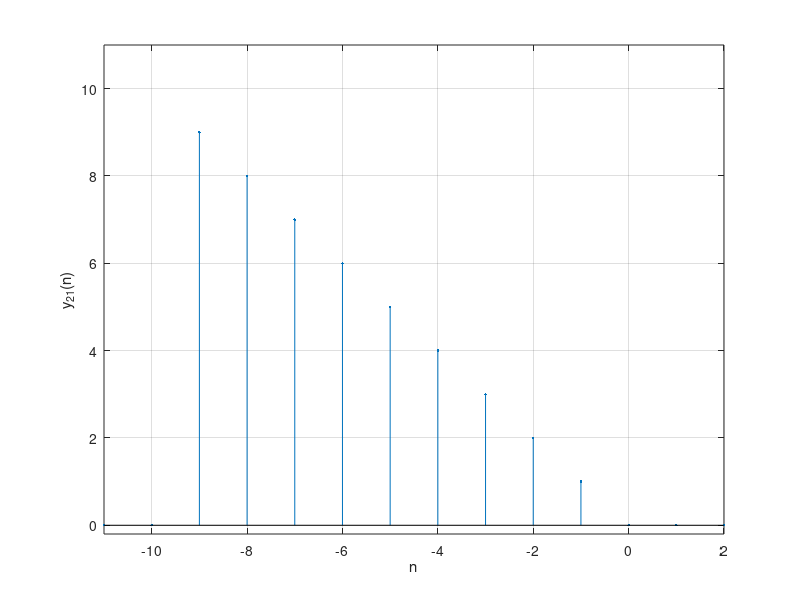

MATLAB code to generate this figure: (Note: this script raises an error after producing the figure.)
n=-11:11;%计算时间序号
RN=(n>=0)&(n<10); %产生矩形脉冲序列
x21=n.*RN;

y21=fliplr(x21);% 翻转 x21 序列
figure;stem(n,y21,'.')
axis([-11 2 -0.2 11])
xlabel('n');
ylabel('y_{21}(n)');
grid on;


y211= sigshift (y21,2,23);% 对 y21 序列进行移位
y22 = (y211(1:end-2) + x21) .* (n >= -2);
figure;stem(n, y22,'.')
axis([-3 10 -0.2 11])
xlabel('n');
ylabel('y_{22}(n)');
grid on;


n = -11:56;
% 对序列进行移位
x211 = sigshift (x21,15,length(x21));
x212 = sigshift (x21,30,length(x21));
x213 = sigshift (x21,45,length(x21));
% 对序列进行延拓
x2 = cont(x21,-11,56);
x211 = cont(x211,-11,56);
x212 = cont(x212,-11,56);
x213 = cont(x213,-11,56);

y23 = x2+x211+x212+x213;
figure;stem(n, y23,'.')
axis([-2 58 -0.2 11])
xlabel('n');
ylabel('y_{23}(n)');
grid on;


n=-22:22;
% 计算 y24 序列（卷积）
y24 = conv(x21, y22);
figure;stem(n, y24,'.')
axis([-7 20 -0.2 259])
xlabel('n');
ylabel('y_{24}(n)');
grid on;


% 定义 sigshift 函数，实现序列移位
function y = sigshift(x,m,N)
    y=zeros(1,N);
    for k=m+1:m+N
        y(k)=x(k-m);
    end
end

% 定义 cont 函数，实现序列延拓
function y = cont(x,ns,nf)
    n=ns:nf;
    y=zeros(1,length(n));
    y((n>=ns)&(n<=(-11+length(x)-1))==1)=x;
end